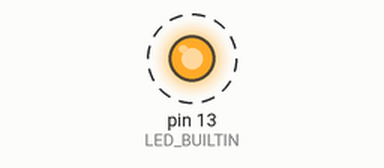
A sketch run on a simulated Arduino Uno, built with avr-gcc and run on an emulated ATmega328P. On the bench: output pins drawn as LEDs (lit = HIGH). Dashed ring = blinking. What the sketch prints to the serial monitor is not drawn.

Above: at 0.5 s.
Timing chart, 0 to 4.6 s (numbered marks = the images above):
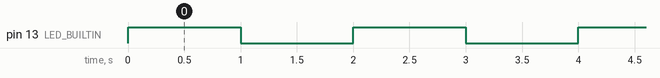

Measured:
- by itself, pin 13 (LED_BUILTIN): alternates HIGH for 1.0 s and LOW for 1.0 s

The sketch:

1_BlinkHelloWorld.ino
```cpp
/*
   7MRI0060 - Applied Medical Robotics Module
   September 2024
   Author: Harry Robertshaw

   Purpose: Print Hello World and control an LED
*/

void setup() {
  // Initialize serial communication at a baud rate of 9600 bits per second.
  // This allows us to send messages from the Arduino to the computer.
  Serial.begin(9600);

  // Set the built-in LED pin (usually pin 13) as an output.
  // This prepares the LED for turning on and off.
  pinMode(LED_BUILTIN, OUTPUT);
}

void loop() {
  // Turn the built-in LED on (HIGH is the voltage level that powers the LED).
  digitalWrite(LED_BUILTIN, HIGH);

  // Pause the program for 1000 milliseconds (1 second).
  // The LED will stay on during this time.
  delay(1000);

  // Turn the built-in LED off (LOW cuts off the power).
  digitalWrite(LED_BUILTIN, LOW);

  // Pause the program for another 1000 milliseconds (1 second).
  // The LED will stay off during this time.
  delay(1000);

  // Print the message "Hello, world!" to the Serial Monitor.
  // This will display in the Arduino IDE's Serial Monitor.

  Serial.println("Hello, world!");

}
```
